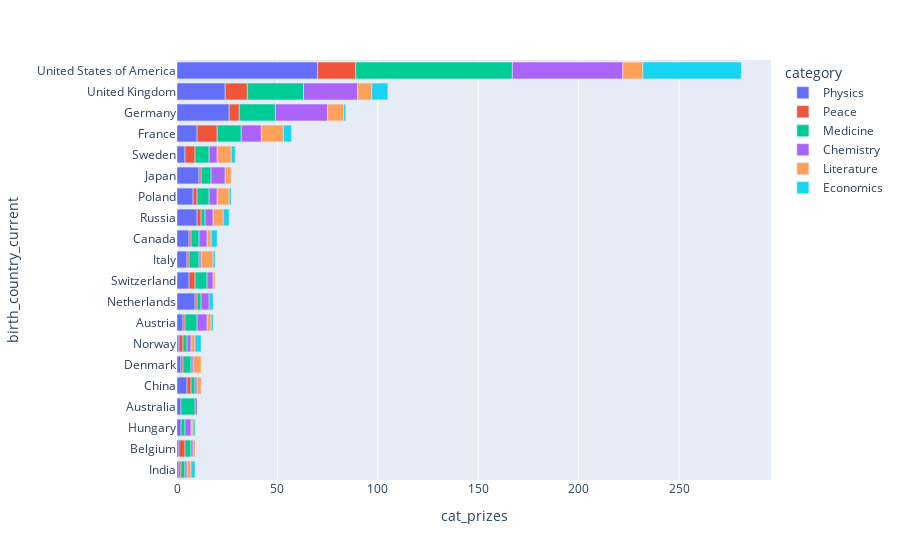

Here is the notebook cell this chart was saved with:
### Code cell
px.bar(
    data_frame=merged_df,
    y="birth_country_current",
    x="cat_prizes",
    color="category",
    orientation="h"
)

### Figure 1 — Plotly figure (JSON) as saved in the notebook; plotly's stock layout.template omitted (floating-point values rounded to 4 significant figures)
{"data": [{"alignmentgroup": "True", "hovertemplate": "category=Physics<br>cat_prizes=%{x}<br>birth_country_current=%{y}<extra></extra>", "legendgroup": "Physics", "marker": {"color": "#636efa"}, "name": "Physics", "offsetgroup": "Physics", "orientation": "h", "showlegend": true, "textposition": "auto", "type": "bar", "x": [1, 1, 2, 2, 5, 2, 1, 3, 9, 6, 5, 6, 10, 8, 11, 4, 10, 26, 24, 70], "xaxis": "x", "y": ["India", "Belgium", "Hungary", "Australia", "China", "Denmark", "Norway", "Austria", "Netherlands", "Switzerland", "Italy", "Canada", "Russia", "Poland", "Japan", "Sweden", "France", "Germany", "United Kingdom", "United States of America"], "yaxis": "y"}, {"alignmentgroup": "True", "hovertemplate": "category=Peace<br>cat_prizes=%{x}<br>birth_country_current=%{y}<extra></extra>", "legendgroup": "Peace", "marker": {"color": "#EF553B"}, "name": "Peace", "offsetgroup": "Peace", "orientation": "h", "showlegend": true, "textposition": "auto", "type": "bar", "x": [1, 3, 2, 1, 2, 1, 1, 1, 3, 1, 2, 1, 2, 5, 10, 5, 11, 19], "xaxis": "x", "y": ["India", "Belgium", "China", "Denmark", "Norway", "Austria", "Netherlands", "Italy", "Switzerland", "Canada", "Russia", "Japan", "Poland", "Sweden", "France", "Germany", "United Kingdom", "United States of America"], "yaxis": "y"}, {"alignmentgroup": "True", "hovertemplate": "category=Medicine<br>cat_prizes=%{x}<br>birth_country_current=%{y}<extra></extra>", "legendgroup": "Medicine", "marker": {"color": "#00cc96"}, "name": "Medicine", "offsetgroup": "Medicine", "orientation": "h", "showlegend": true, "textposition": "auto", "type": "bar", "x": [3, 2, 2, 7, 4, 2, 2, 6, 2, 6, 5, 4, 2, 6, 5, 7, 12, 18, 28, 78], "xaxis": "x", "y": ["Belgium", "Hungary", "India", "Australia", "Denmark", "China", "Norway", "Austria", "Netherlands", "Switzerland", "Italy", "Canada", "Russia", "Poland", "Japan", "Sweden", "France", "Germany", "United Kingdom", "United States of America"], "yaxis": "y"}, {"alignmentgroup": "True", "hovertemplate": "category=Chemistry<br>cat_prizes=%{x}<br>birth_country_current=%{y}<extra></extra>", "legendgroup": "Chemistry", "marker": {"color": "#ab63fa"}, "name": "Chemistry", "offsetgroup": "Chemistry", "orientation": "h", "showlegend": true, "textposition": "auto", "type": "bar", "x": [1, 3, 1, 1, 1, 1, 2, 5, 4, 1, 3, 4, 4, 7, 4, 4, 10, 26, 27, 55], "xaxis": "x", "y": ["Belgium", "Hungary", "India", "Australia", "China", "Denmark", "Norway", "Austria", "Netherlands", "Italy", "Switzerland", "Canada", "Russia", "Japan", "Poland", "Sweden", "France", "Germany", "United Kingdom", "United States of America"], "yaxis": "y"}, {"alignmentgroup": "True", "hovertemplate": "category=Literature<br>cat_prizes=%{x}<br>birth_country_current=%{y}<extra></extra>", "legendgroup": "Literature", "marker": {"color": "#FFA15A"}, "name": "Literature", "offsetgroup": "Literature", "orientation": "h", "showlegend": true, "textposition": "auto", "type": "bar", "x": [1, 1, 2, 2, 2, 4, 2, 1, 6, 2, 5, 3, 6, 7, 11, 8, 7, 10], "xaxis": "x", "y": ["Belgium", "Hungary", "India", "Norway", "China", "Denmark", "Austria", "Switzerland", "Italy", "Canada", "Russia", "Japan", "Poland", "Sweden", "France", "Germany", "United Kingdom", "United States of America"], "yaxis": "y"}, {"alignmentgroup": "True", "hovertemplate": "category=Economics<br>cat_prizes=%{x}<br>birth_country_current=%{y}<extra></extra>", "legendgroup": "Economics", "marker": {"color": "#19d3f3"}, "name": "Economics", "offsetgroup": "Economics", "orientation": "h", "showlegend": true, "textposition": "auto", "type": "bar", "x": [1, 2, 3, 1, 2, 1, 3, 3, 1, 2, 4, 1, 8, 49], "xaxis": "x", "y": ["Hungary", "India", "Norway", "Austria", "Netherlands", "Italy", "Canada", "Russia", "Poland", "Sweden", "France", "Germany", "United Kingdom", "United States of America"], "yaxis": "y"}], "layout": {"barmode": "relative", "legend": {"title": {"text": "category"}, "tracegroupgap": 0}, "margin": {"t": 60}, "xaxis": {"anchor": "y", "domain": [0, 1], "title": {"text": "cat_prizes"}}, "yaxis": {"anchor": "x", "domain": [0, 1], "title": {"text": "birth_country_current"}}}}
